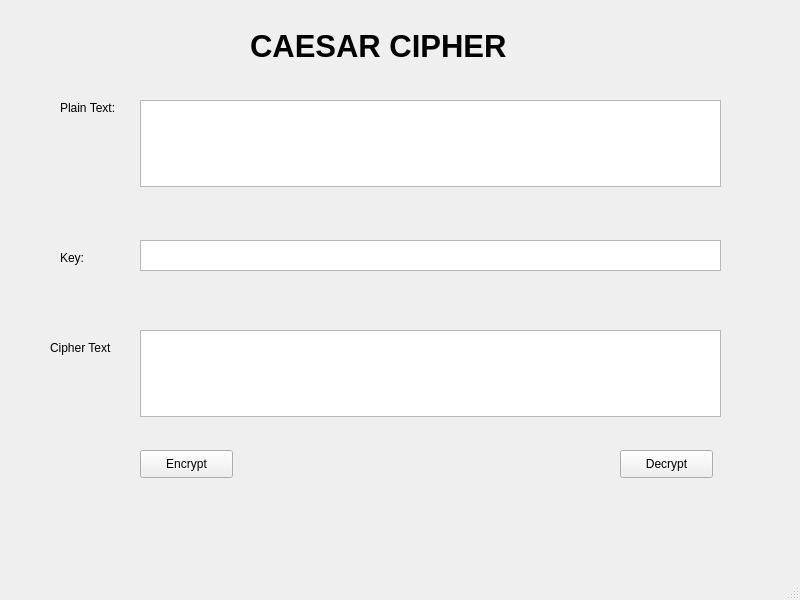
<?xml version="1.0" encoding="UTF-8"?>
<ui version="4.0">
 <class>MainWindow</class>
 <widget class="QMainWindow" name="MainWindow">
  <property name="geometry">
   <rect>
    <x>0</x>
    <y>0</y>
    <width>800</width>
    <height>600</height>
   </rect>
  </property>
  <property name="windowTitle">
   <string>MainWindow</string>
  </property>
  <widget class="QWidget" name="centralwidget">
   <widget class="QLabel" name="label">
    <property name="geometry">
     <rect>
      <x>250</x>
      <y>0</y>
      <width>321</width>
      <height>91</height>
     </rect>
    </property>
    <property name="font">
     <font>
      <pointsize>23</pointsize>
      <weight>75</weight>
      <bold>true</bold>
     </font>
    </property>
    <property name="text">
     <string>CAESAR CIPHER</string>
    </property>
   </widget>
   <widget class="QLabel" name="label_2">
    <property name="geometry">
     <rect>
      <x>60</x>
      <y>100</y>
      <width>61</width>
      <height>16</height>
     </rect>
    </property>
    <property name="text">
     <string>Plain Text:</string>
    </property>
   </widget>
   <widget class="QLabel" name="label_3">
    <property name="geometry">
     <rect>
      <x>60</x>
      <y>250</y>
      <width>55</width>
      <height>16</height>
     </rect>
    </property>
    <property name="text">
     <string>Key:</string>
    </property>
   </widget>
   <widget class="QLabel" name="label_4">
    <property name="geometry">
     <rect>
      <x>50</x>
      <y>340</y>
      <width>71</width>
      <height>16</height>
     </rect>
    </property>
    <property name="text">
     <string>Cipher Text</string>
    </property>
   </widget>
   <widget class="QPlainTextEdit" name="txt_plain_text">
    <property name="geometry">
     <rect>
      <x>140</x>
      <y>100</y>
      <width>581</width>
      <height>87</height>
     </rect>
    </property>
   </widget>
   <widget class="QTextEdit" name="txt_key">
    <property name="geometry">
     <rect>
      <x>140</x>
      <y>240</y>
      <width>581</width>
      <height>31</height>
     </rect>
    </property>
   </widget>
   <widget class="QPlainTextEdit" name="txt_cipher_text">
    <property name="geometry">
     <rect>
      <x>140</x>
      <y>330</y>
      <width>581</width>
      <height>87</height>
     </rect>
    </property>
   </widget>
   <widget class="QPushButton" name="btn_encrypt">
    <property name="geometry">
     <rect>
      <x>140</x>
      <y>450</y>
      <width>93</width>
      <height>28</height>
     </rect>
    </property>
    <property name="text">
     <string>Encrypt</string>
    </property>
   </widget>
   <widget class="QPushButton" name="btn_decrypt">
    <property name="geometry">
     <rect>
      <x>620</x>
      <y>450</y>
      <width>93</width>
      <height>28</height>
     </rect>
    </property>
    <property name="text">
     <string>Decrypt</string>
    </property>
   </widget>
  </widget>
  <widget class="QMenuBar" name="menubar">
   <property name="geometry">
    <rect>
     <x>0</x>
     <y>0</y>
     <width>800</width>
     <height>26</height>
    </rect>
   </property>
  </widget>
  <widget class="QStatusBar" name="statusbar"/>
 </widget>
 <resources/>
 <connections/>
</ui>
